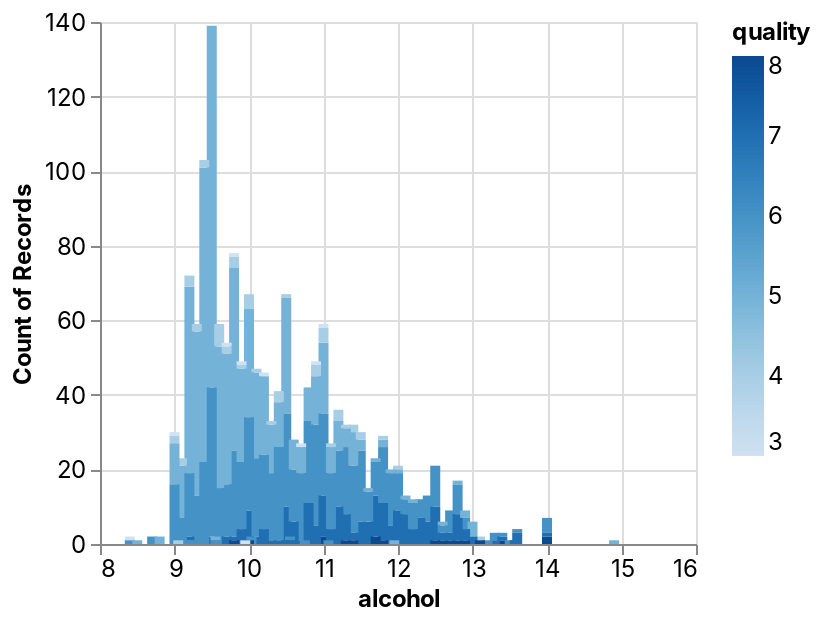

The code cell stored with this chart in its notebook:
### Code cell
_deepnote_run_altair(red_df_raw, """{"$schema":"https://vega.github.io/schema/vega-lite/v4.json","mark":{"type":"bar","tooltip":{"content":"data"}},"height":220,"autosize":{"type":"fit"},"data":{"name":"placeholder"},"encoding":{"x":{"field":"alcohol","type":"quantitative","sort":null,"scale":{"type":"linear","zero":false}},"y":{"field":"COUNT(*)","type":"quantitative","sort":null,"aggregate":"count","scale":{"type":"linear","zero":true}},"color":{"field":"quality","type":"quantitative","sort":null,"scale":{"type":"linear","zero":false}}}}""")

### Figure 1 — Vega-Lite specification as saved in the notebook (floating-point values rounded to 4 significant figures; data arrays with more than 128 entries replaced by an {"elided": "..."} marker saying what was removed)
{"config": {"view": {"continuousWidth": 400, "continuousHeight": 300}, "area": {"fill": "#51C0E9"}, "axis": {"labelFont": "Inter, sans-serif", "labelFontSize": 12, "labelFontWeight": "normal", "labelLimit": 60, "labelOverlap": "greedy", "titleFont": "Inter, sans-serif", "titleFontSize": 12, "titleFontWeight": "bold"}, "background": "#ffffff", "legend": {"labelFont": "Inter, sans-serif", "labelFontSize": 12, "titleFont": "Inter, sans-serif", "titleFontSize": 12, "titleFontWeight": "bold"}, "line": {"stroke": "#51C0E9", "strokeWidth": 2}, "rect": {"fill": "#51C0E9"}, "title": {"anchor": "start", "color": "#000000", "font": "Inter, sans-serif", "fontSize": 22, "fontWeight": "normal"}}, "data": {"name": "data-617c031dc4e83ff54853a3a697513d04"}, "mark": {"type": "bar", "tooltip": {"content": "data"}}, "autosize": {"type": "fit"}, "encoding": {"color": {"type": "quantitative", "field": "quality", "scale": {"type": "linear", "zero": false}, "sort": null}, "x": {"type": "quantitative", "field": "alcohol", "scale": {"type": "linear", "zero": false}, "sort": null}, "y": {"type": "quantitative", "aggregate": "count", "field": "COUNT(*)", "scale": {"type": "linear", "zero": true}, "sort": null}}, "height": 300, "width": "container", "$schema": "https://vega.github.io/schema/vega-lite/v4.json", "datasets": {"data-617c031dc4e83ff54853a3a697513d04": {"elided": "1599 records"}}}
